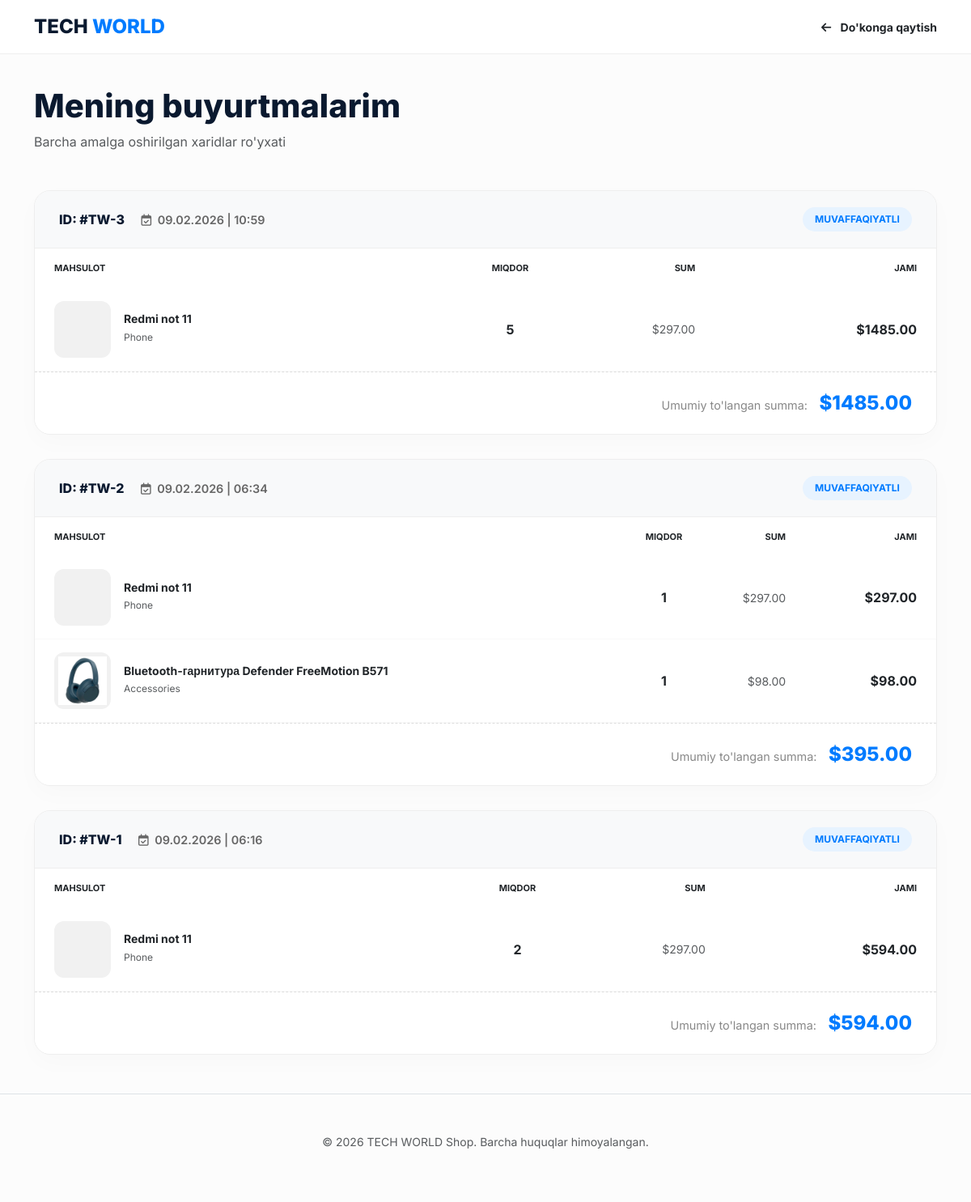
The page /auth/my-orders/ (signed in) on the database its author committed.
### users/models.py (models this page shows, shortened)
class Order(models.Model):
    user = models.ForeignKey(User, on_delete=models.CASCADE, related_name='orders')
    created_at = models.DateTimeField(auto_now_add=True)
    def get_total_price(self):
        return sum(item.quantity * item.price for item in self.order_items.all())

class OrderItem(models.Model):
    product = models.ForeignKey(Product, on_delete=models.CASCADE, related_name='orders')
    order = models.ForeignKey(Order, on_delete=models.CASCADE, related_name='order_items')
    quantity = models.IntegerField(default=1)
    price = models.DecimalField(max_digits=10, decimal_places=2)
    def get_total(self):
        return self.quantity * self.price

### products/models.py (models this page shows, shortened)
class Product(models.Model):
    category=models.ForeignKey(Category, on_delete=models.CASCADE,related_name='products')
    title=models.CharField(max_length=100)
    brand=models.CharField(max_length=100)
    price=models.DecimalField(max_digits=10, decimal_places=2)
    discount_price=models.DecimalField(max_digits=10, decimal_places=2, blank=True, null=True)
    precent=models.IntegerField()
    main_image=models.ImageField(upload_to='product_images/',null=True,blank=True)
    desc=models.TextField()
    stock=models.IntegerField()

class Category(models.Model):
    title=models.CharField(max_length=100)
    image=models.ImageField(upload_to='category_image/', null=True, blank=True)

### users/views.py (the view)
# urls.py: path('my-orders/', views.my_orders, name='my_orders'),
def my_orders(request):
    if not request.user.is_authenticated:
        return redirect('login')
    orders = Order.objects.filter(user=request.user).order_by('-created_at')
    return render(request, 'my_orders.html', {'orders': orders})

### templates/my_orders.html (shortened to what this page needs)
<!DOCTYPE html>
<html lang="uz">
<head>
    <link href="https://cdn.jsdelivr.net/npm/bootstrap@5.3.0/dist/css/bootstrap.min.css" rel="stylesheet">
    <link rel="stylesheet" href="https://cdnjs.cloudflare.com/ajax/libs/font-awesome/6.4.0/css/all.min.css">
</head>
<body>
<header class="header-nav">
    <div class="container d-flex justify-content-between align-items-center">
        <a href="/" class="nav-logo">TECH <span>WORLD</span></a>
        <a href="/" class="text-decoration-none text-dark fw-bold small"><i class="fa fa-arrow-left me-2"></i> Do'konga qaytish</a>
    </div>
</header>
<div class="container mb-5">
    <div class="mb-5">
        <h1 class="fw-800" style="font-weight: 800; color: var(--dark-blue);">Mening buyurtmalarim</h1>
        <p class="text-muted">Barcha amalga oshirilgan xaridlar ro'yxati</p>
    </div>
    {% for order in orders %}
    <div class="order-card">
        <div class="order-header">
            <div>
                <span class="order-id">ID: #TW-{{ order.id }}</span>
                <span class="ms-3 order-date"><i class="fa-regular fa-calendar-check me-1"></i> {{ order.created_at|date:"d.m.Y | H:i" }}</span>
            </div>
            <span class="order-status-badge">Muvaffaqiyatli</span>
        </div>
        <div class="card-body p-0">
            <div class="table-responsive">
                <table class="table table-borderless align-middle mb-0">
                    <thead class="text-muted small text-uppercase" style="background: #fafafa; font-size: 11px;">
                        <tr>
                            <th class="px-4 py-3">Mahsulot</th>
                            <th class="py-3 text-center">Miqdor</th>
                            <th class="py-3 text-end">sum</th>
                            <th class="px-4 py-3 text-end">Jami</th>
                        </tr>
                    </thead>
                    <tbody>
                        {% for item in order.order_items.all %}
                        <tr style="border-bottom: 1px solid #f9f9f9;">
                            <td class="px-4 py-3">
                                <div class="d-flex align-items-center">
                                    <div class="product-img-box">
                                        <img src="{{ item.product.main_image.url }}" alt="">
                                    </div>
                                    <div class="ms-3">
                                        <h6 class="mb-0 fw-bold small">{{ item.product.title }}</h6>
                                        <span class="text-muted" style="font-size: 12px;">{{ item.product.category.title }}</span>
                                    </div>
                                </div>
                            </td>
                            <td class="text-center fw-bold">{{ item.quantity }}</td>
                            <td class="text-end text-muted small">${{ item.price }}</td>
                            <td class="px-4 text-end fw-bold text-dark">${{ item.get_total }}</td>
                            </tr>
                        {% endfor %}
                    </tbody>
                </table>
            </div>
        </div>
        <div class="total-section">
            <span class="total-price-label">Umumiy to'langan summa:</span>
            <span class="total-price-value">${{ order.get_total_price }}</span>
            </div>
    </div>
    {% endfor %}
</div>
<footer class="py-5 text-center border-top mt-5">
    <p class="text-muted small">&copy; 2026 TECH WORLD Shop. Barcha huquqlar himoyalangan.</p>
</footer>
</body>
</html>

### templates/my_orders.html (style rules this page uses)
:root { --dark-blue: #0a192f; --accent-blue: #007bff; --soft-bg: #f8f9fa; --border-color: #eee; }
body { font-family: 'Inter', sans-serif; background-color: #fcfcfc; color: #333; }
.header-nav { padding: 15px 0; border-bottom: 1px solid var(--border-color); background: #fff; margin-bottom: 40px; }
.nav-logo { font-weight: 800; color: var(--dark-blue); font-size: 1.5rem; text-decoration: none; }
.nav-logo span { color: var(--accent-blue); }
.order-card { background: #fff; border-radius: 20px; border: 1px solid var(--border-color); box-shadow: 0 10px 30px rgba(0,0,0,0.02); margin-bottom: 30px; overflow: hidden; transition: 0.3s; }
.order-header { background: var(--soft-bg); padding: 20px 30px; border-bottom: 1px solid var(--border-color); display: flex; justify-content: space-between; align-items: center; }
.order-id { font-weight: 800; color: var(--dark-blue); }
.order-date { font-size: 0.9rem; color: #666; font-weight: 600; }
.product-img-box { width: 70px; height: 70px; background: #f1f1f1; border-radius: 12px; display: flex; align-items: center; justify-content: center; padding: 5px; }
.product-img-box img { max-width: 100%; max-height: 100%; object-fit: contain; }
.order-status-badge { padding: 6px 15px; border-radius: 50px; font-size: 0.75rem; font-weight: 700; text-transform: uppercase; background: #e7f3ff; color: var(--accent-blue); }
.total-section { padding: 20px 30px; background: #fff; border-top: 1px dashed #ddd; text-align: right; }
.total-price-label { color: #888; font-size: 0.9rem; margin-right: 10px; }
.total-price-value { font-size: 1.5rem; font-weight: 800; color: var(--accent-blue); }

### rows shown on the page
Order: id "3", created_at|H "09.02.2026 | 10:59", get_total_price "1485.00"
OrderItem: product "Redmi not 11", product.category "Phone", quantity "5", price "297.00", get_total "1485.00"
Order: id "2", created_at|H "09.02.2026 | 06:34", get_total_price "395.00"
OrderItem: product "Redmi not 11", product.category "Phone", quantity "1", price "297.00", get_total "297.00"
OrderItem: product.main_image (picture), product "Bluetooth-гарнитура Defender FreeMotion B571", product.category "Accessories", quantity "1", price "98.00", get_total "98.00"
Order: id "1", created_at|H "09.02.2026 | 06:16", get_total_price "594.00"
OrderItem: product "Redmi not 11", product.category "Phone", quantity "2", price "297.00", get_total "594.00"
